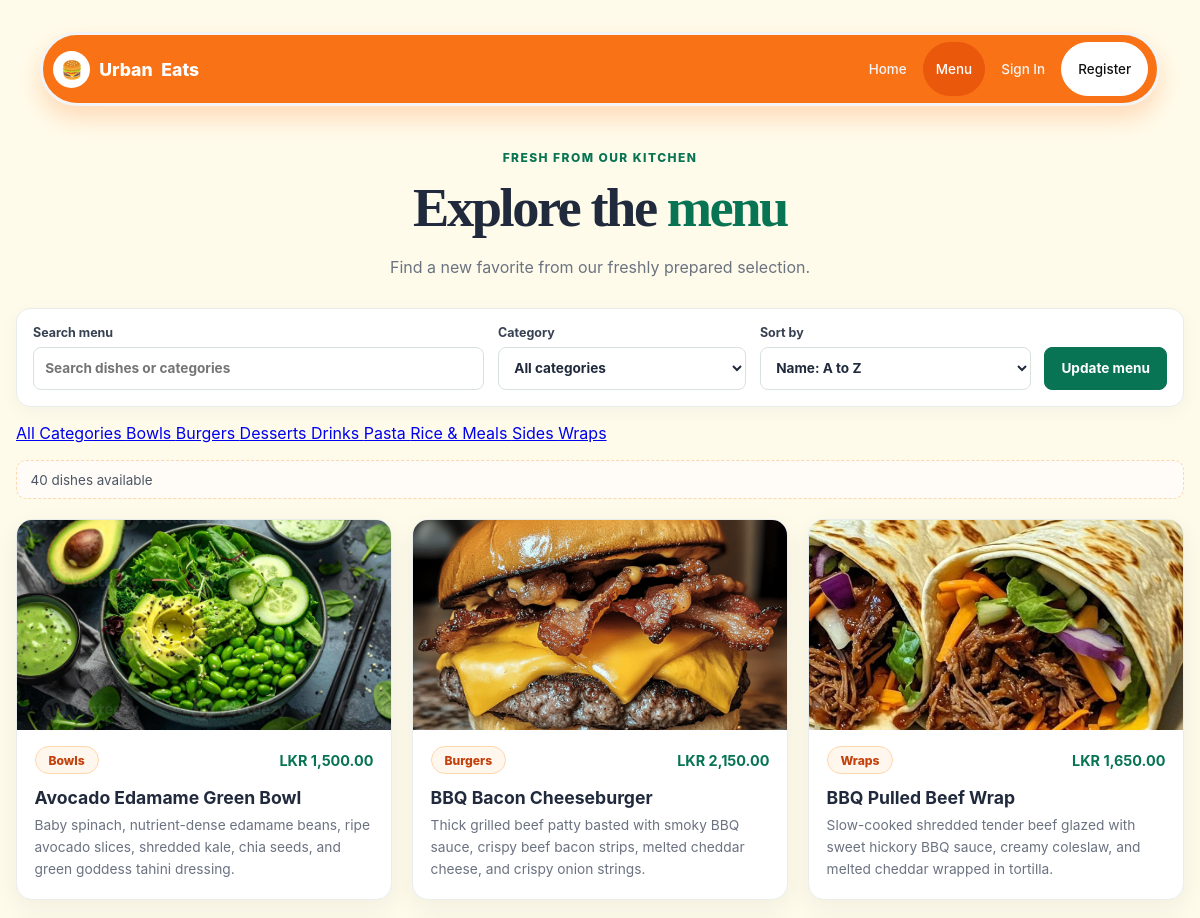
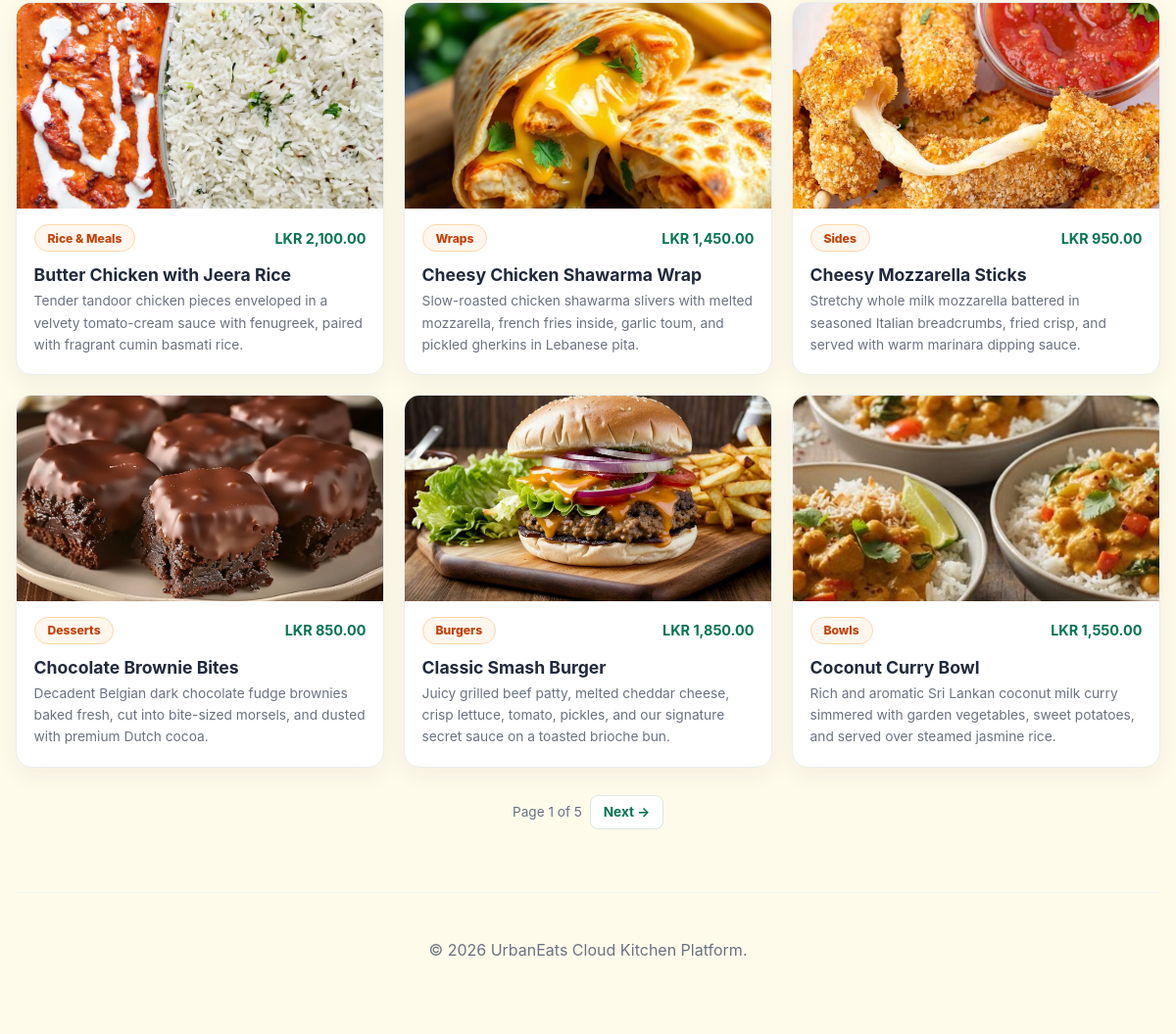
Page /menu.php on the committed database (2 pictures, top to bottom).
### tables this page shows
CREATE TABLE `food_items` (
  `item_id` int(11) NOT NULL,
  `name` varchar(120) NOT NULL,
  `description` text NOT NULL,
  `category` varchar(80) NOT NULL,
  `price` decimal(10,2) NOT NULL,
  `image_path` varchar(255) NOT NULL,
  `is_available` tinyint(1) NOT NULL DEFAULT 1,
  `stock_quantity` int(10) unsigned NOT NULL DEFAULT 0,
  `low_stock_threshold` int(10) unsigned NOT NULL DEFAULT 5
);

### includes/functions.php (called while the page is built, shortened)
<?php
function url(string $path = ''): string {
    return BASE_URL . '/' . ltrim($path, '/');
}
function e(?string $value): string {
    return htmlspecialchars($value ?? '', ENT_QUOTES, 'UTF-8');
}

### menu.php (the view, shortened to what this page needs)
<?php
require_once 'config/db.php';
require_once 'includes/functions.php';
$search = isset($_GET['q']) && is_string($_GET['q']) ? trim($_GET['q']) : '';
$category = isset($_GET['category']) && is_string($_GET['category']) ? trim($_GET['category']) : '';
$sort = isset($_GET['sort']) && is_string($_GET['sort']) ? $_GET['sort'] : 'name_asc';
$page = filter_input(INPUT_GET, 'page', FILTER_VALIDATE_INT);
$page = $page !== false && $page !== null ? max(1, $page) : 1;
$per_page = 9;
$sort_options = [
    'name_asc' => 'fi.name ASC',
    'price_asc' => 'fi.price ASC, fi.name ASC',
    'price_desc' => 'fi.price DESC, fi.name ASC',
];
$sort = isset($sort_options[$sort]) ? $sort : 'name_asc';
$categories = $pdo->query(
    'SELECT c.category_name FROM categories c WHERE c.is_active = 1 ORDER BY c.category_name ASC'
)->fetchAll(PDO::FETCH_COLUMN);
$conditions = ['fi.is_available = 1'];
$parameters = [];
$where = implode(' AND ', $conditions);
$count_statement = $pdo->prepare("SELECT COUNT(*) FROM food_items fi WHERE $where");
$count_statement->execute($parameters);
$total_items = (int) $count_statement->fetchColumn();
$total_pages = max(1, (int) ceil($total_items / $per_page));
$page = min($page, $total_pages);
$offset = ($page - 1) * $per_page;
$item_statement = $pdo->prepare(
    "SELECT fi.item_id, fi.name, fi.description, fi.category, fi.price, fi.image_path
     FROM food_items fi
     WHERE $where
     ORDER BY {$sort_options[$sort]}
     LIMIT :limit OFFSET :offset"
);
$item_statement->bindValue(':limit', $per_page, PDO::PARAM_INT);
$item_statement->bindValue(':offset', $offset, PDO::PARAM_INT);
$item_statement->execute();
$items = $item_statement->fetchAll();
include 'includes/header.php';
?>
<section class="menu-page">
    <div class="menu-heading">
        <span class="menu-eyebrow">FRESH FROM OUR KITCHEN</span>
        <h1>Explore the <span>menu</span></h1>
        <p>Find a new favorite from our freshly prepared selection.</p>
    </div>
    <form class="menu-controls" method="get" action="<?= e(url('menu.php')) ?>">
        <label class="menu-search">
            <span>Search menu</span>
            <input type="search" name="q" value="<?= e($search) ?>" placeholder="Search dishes or categories">
        </label>
        <label>
            <span>Category</span>
            <select name="category">
                <option value="">All categories</option>
            </select>
        </label>
        <label>
            <span>Sort by</span>
            <select name="sort">
                <option value="name_asc" <?= $sort === 'name_asc' ? 'selected' : '' ?>>Name: A to Z</option>
            </select>
        </label>
        <button class="menu-submit" type="submit">Update menu</button>
    </form>
    <?php if (!empty($categories)): ?>
        <nav class="menu-category-chips" aria-label="Filter dishes by category">
            <a href="<?= e(url('menu.php') . ($search !== '' ? '?q=' . urlencode($search) . ($sort !== 'name_asc' ? '&sort=' . urlencode($sort) : '') : ($sort !== 'name_asc' ? '?sort=' . urlencode($sort) : ''))) ?>"
               class="menu-chip <?= $category === '' ? 'active' : '' ?>">
                All Categories
            </a>
            <?php foreach ($categories as $cat): ?>
                <a href="<?= e(url('menu.php') . '?' . http_build_query(array_merge(['category' => $cat], $search !== '' ? ['q' => $search] : [], $sort !== 'name_asc' ? ['sort' => $sort] : []))) ?>"
                   class="menu-chip <?= $category === $cat ? 'active' : '' ?>">
                    <?= e($cat) ?>
                </a>
            <?php endforeach; ?>
        </nav>
    <?php endif; ?>
    <div class="menu-results" aria-live="polite">
        <p><?= $total_items ?> <?= $total_items === 1 ? 'dish' : 'dishes' ?> available</p>
    </div>
    <?php if ($items): ?>
        <div class="menu-grid">
            <?php foreach ($items as $item): ?>
                <article class="menu-card">
                    <img src="<?= e(url($item['image_path'])) ?>" alt="<?= e($item['name']) ?>" loading="lazy" onerror="this.onerror=null; this.src='<?= e(url('public/images/home-food.png')) ?>';">
                    <div class="menu-card-content">
                        <div class="menu-card-meta">
                            <span class="menu-category"><?= e($item['category']) ?></span>
                            <strong class="menu-price">LKR <?= number_format((float) $item['price'], 2) ?></strong>
                        </div>
                        <h2><?= e($item['name']) ?></h2>
                        <p><?= e($item['description']) ?></p>
                    </div>
                </article>
            <?php endforeach; ?>
        </div>
        <?php if ($total_pages > 1): ?>
            <nav class="menu-pagination" aria-label="Menu pages">
                <?php
                $page_url = static function (int $target_page) use ($search, $category, $sort): string {
                    $query = ['page' => $target_page, 'sort' => $sort];
                    if ($search !== '') {
                        $query['q'] = $search;
                    }
                    if ($category !== '') {
                        $query['category'] = $category;
                    }
                    return url('menu.php') . '?' . http_build_query($query);
                };
                ?>
                <span>Page <?= $page ?> of <?= $total_pages ?></span>
                <?php if ($page < $total_pages): ?>
                    <a href="<?= e($page_url($page + 1)) ?>" aria-label="Next page">Next →</a>
                <?php endif; ?>
            </nav>
        <?php endif; ?>
    <?php endif; ?>
</section>
<?php include 'includes/footer.php'; ?>

### rows in the picture
food_items: image_path (picture), category "Bowls", price "1,500.00", name "Avocado Edamame Green Bowl", description "Baby spinach, nutrient-dense edamame beans, ripe avocado slices, shredded kale, chia seeds, and green goddess tahini dressing."
food_items: image_path (picture), category "Burgers", price "2,150.00", name "BBQ Bacon Cheeseburger", description "Thick grilled beef patty basted with smoky BBQ sauce, crispy beef bacon strips, melted cheddar cheese, and crispy onion strings."
food_items: image_path (picture), category "Wraps", price "1,650.00", name "BBQ Pulled Beef Wrap", description "Slow-cooked shredded tender beef glazed with sweet hickory BBQ sauce, creamy coleslaw, and melted cheddar wrapped in tortilla."
food_items: image_path (picture), category "Rice & Meals", price "2,100.00", name "Butter Chicken with Jeera Rice", description "Tender tandoor chicken pieces enveloped in a velvety tomato-cream sauce with fenugreek, paired with fragrant cumin basmati rice."
food_items: image_path (picture), category "Wraps", price "1,450.00", name "Cheesy Chicken Shawarma Wrap", description "Slow-roasted chicken shawarma slivers with melted mozzarella, french fries inside, garlic toum, and pickled gherkins in Lebanese pita."
food_items: image_path (picture), category "Sides", price "950.00", name "Cheesy Mozzarella Sticks", description "Stretchy whole milk mozzarella battered in seasoned Italian breadcrumbs, fried crisp, and served with warm marinara dipping sauce."
food_items: image_path (picture), category "Desserts", price "850.00", name "Chocolate Brownie Bites", description "Decadent Belgian dark chocolate fudge brownies baked fresh, cut into bite-sized morsels, and dusted with premium Dutch cocoa."
food_items: image_path (picture), category "Burgers", price "1,850.00", name "Classic Smash Burger", description "Juicy grilled beef patty, melted cheddar cheese, crisp lettuce, tomato, pickles, and our signature secret sauce on a toasted brioche bun."
food_items: image_path (picture), category "Bowls", price "1,550.00", name "Coconut Curry Bowl", description "Rich and aromatic Sri Lankan coconut milk curry simmered with garden vegetables, sweet potatoes, and served over steamed jasmine rice."

### other values in the picture
$cat "Bowls"
$cat "Burgers"
$cat "Desserts"
$cat "Drinks"
$cat "Pasta"
$cat "Rice & Meals"
$cat "Sides"
$cat "Wraps"
$total_items "40"
$page "1"
$total_pages "5"
